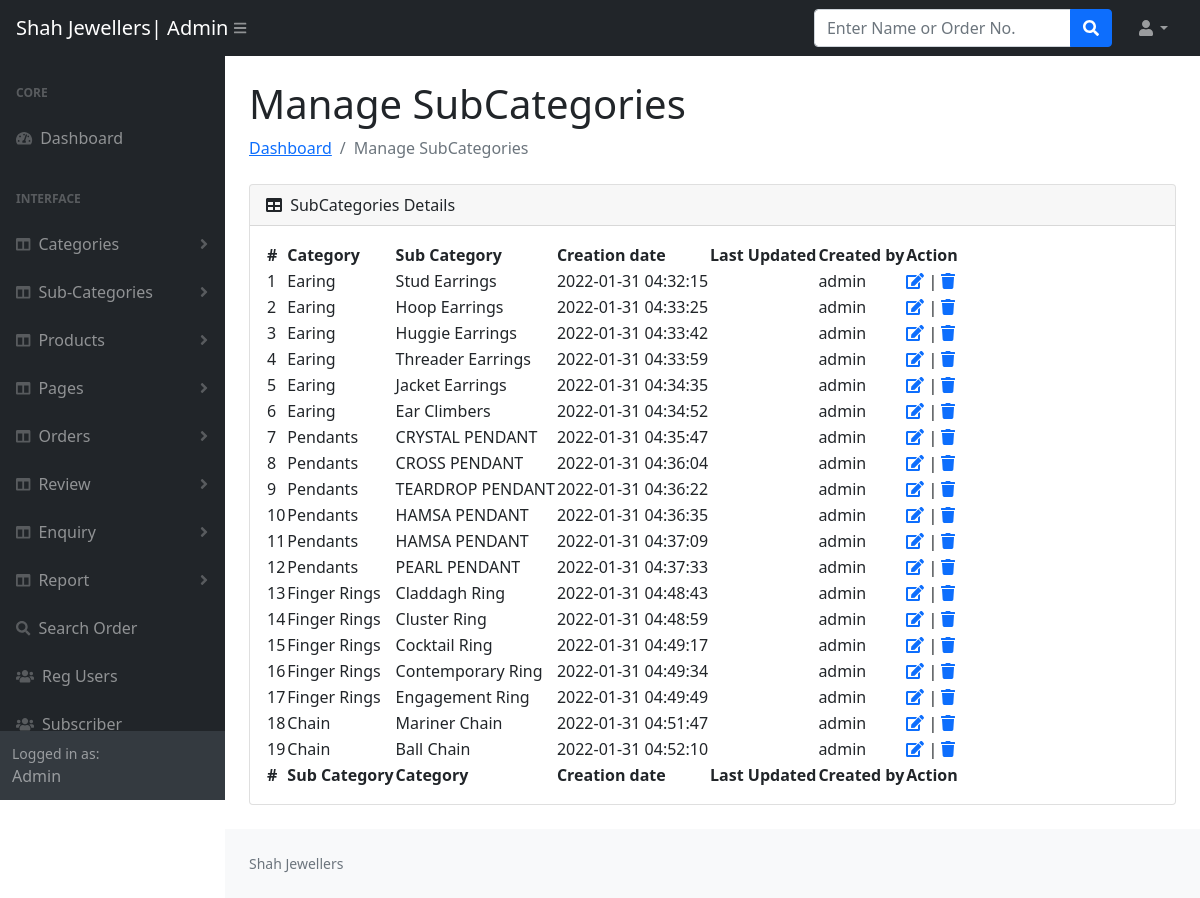
/jsms/admin/manage-subcategories.php (signed in), run on the app's committed database.
### tables this page shows
CREATE TABLE `subcategory` (
  `id` int(11) NOT NULL,
  `categoryid` int(11) DEFAULT NULL,
  `subcategoryName` varchar(255) DEFAULT NULL,
  `creationDate` timestamp NULL DEFAULT current_timestamp(),
  `updationDate` timestamp NULL DEFAULT NULL ON UPDATE current_timestamp(),
  `createdBy` int(11) DEFAULT NULL
);

CREATE TABLE `category` (
  `id` int(11) NOT NULL,
  `categoryName` varchar(255) DEFAULT NULL,
  `categoryDescription` longtext DEFAULT NULL,
  `creationDate` timestamp NOT NULL DEFAULT current_timestamp(),
  `updationDate` timestamp NULL DEFAULT NULL ON UPDATE current_timestamp(),
  `createdBy` int(11) DEFAULT NULL
);

### jsms/admin/manage-subcategories.php (the view, shortened to what this page needs)
<?php session_start();
include_once('includes/config.php');
if (strlen($_SESSION['aid']==0)) {
  header('location:logout.php');
  } else{
?>
<!DOCTYPE html>
<html lang="en">
    <head>
        <link href="https://cdn.jsdelivr.net/npm/simple-datatables@latest/dist/style.css" rel="stylesheet" />
        <link href="css/styles.css" rel="stylesheet" />
    </head>
    <body class="sb-nav-fixed">
 <?php include_once('includes/header.php');?>
        <div id="layoutSidenav">
       <?php include_once('includes/sidebar.php');?>
            <div id="layoutSidenav_content">
                <main>
                    <div class="container-fluid px-4">
                        <h1 class="mt-4">Manage SubCategories</h1>
                        <ol class="breadcrumb mb-4">
                            <li class="breadcrumb-item"><a href="dashboard.php">Dashboard</a></li>
                            <li class="breadcrumb-item active">Manage SubCategories</li>
                        </ol>
                        <div class="card mb-4">
                            <div class="card-header">
                                <i class="fas fa-table me-1"></i>
                               SubCategories Details
                            </div>
                            <div class="card-body">
                                <table id="datatablesSimple">
                                    <thead>
                                        <tr>
                                            <th>#</th>
                                            <th>Category</th>
                                            <th>Sub Category</th>
                                            <th>Creation date</th>
                                            <th>Last Updated</th>
                                            <th>Created by</th>
                                            <th>Action</th>
                                        </tr>
                                    </thead>
                                    <tfoot>
                                        <tr>
                                        <th>#</th>
                                            <th>Sub Category</th>
                                            <th>Category</th>
                                            <th>Creation date</th>
                                            <th>Last Updated</th>
                                            <th>Created by</th>
                                            <th>Action</th>
                                        </tr>
                                    </tfoot>
                                    <tbody>
<?php $query=mysqli_query($con,"select category.categoryName,subcategory.subcategoryName as subcatname,subcategory.creationDate,subcategory.updationDate,subcategory.id as subid,tbladmin.username from subcategory join category on subcategory.categoryid=category.id join tbladmin on tbladmin.id=subcategory.createdBy");
$cnt=1;
while($row=mysqli_fetch_array($query))
{
?>
                                <tr>
                                            <td><?php echo htmlentities($cnt);?></td>
                                            <td><?php echo htmlentities($row['categoryName']);?></td>
                                            <td><?php echo htmlentities($row['subcatname']);?></td>
                                            <td> <?php echo htmlentities($row['creationDate']);?></td>
                                            <td><?php echo htmlentities($row['updationDate']);?></td>
                                            <td><?php echo htmlentities($row['username']);?></td>
                                            <td>
                                            <a href="edit-subcategory.php?id=<?php echo $row['subid']?>"><i class="fas fa-edit"></i></a> |
                                            <a href="manage-subcategories.php?id=<?php echo $row['subid']?>&del=delete" onClick="return confirm('Are you sure you want to delete?')"><i class="fa fa-trash" aria-hidden="true"></i></a></td>
                                        </tr>
                                        <?php $cnt=$cnt+1; } ?>
                                    </tbody>
                                </table>
                            </div>
                        </div>
                    </div>
                </main>
<?php include_once('includes/footer.php');?>
            </div>
        </div>
    </body>
</html>
<?php } ?>

### data on the page
subcategory: categoryid.categoryName "Earing", subcategoryName "Stud Earrings", creationDate "2022-01-31 04:32:15", tbladmin.UserName "admin"
subcategory: categoryid.categoryName "Earing", subcategoryName "Hoop Earrings", creationDate "2022-01-31 04:33:25", tbladmin.UserName "admin"
subcategory: categoryid.categoryName "Earing", subcategoryName "Huggie Earrings", creationDate "2022-01-31 04:33:42", tbladmin.UserName "admin"
subcategory: categoryid.categoryName "Earing", subcategoryName "Threader Earrings", creationDate "2022-01-31 04:33:59", tbladmin.UserName "admin"
subcategory: categoryid.categoryName "Earing", subcategoryName "Jacket Earrings", creationDate "2022-01-31 04:34:35", tbladmin.UserName "admin"
subcategory: categoryid.categoryName "Earing", subcategoryName "Ear Climbers", creationDate "2022-01-31 04:34:52", tbladmin.UserName "admin"
subcategory: categoryid.categoryName "Pendants", subcategoryName "CRYSTAL PENDANT", creationDate "2022-01-31 04:35:47", tbladmin.UserName "admin"
subcategory: categoryid.categoryName "Pendants", subcategoryName "CROSS PENDANT", creationDate "2022-01-31 04:36:04", tbladmin.UserName "admin"
subcategory: categoryid.categoryName "Pendants", subcategoryName "TEARDROP PENDANT", creationDate "2022-01-31 04:36:22", tbladmin.UserName "admin"
subcategory: categoryid.categoryName "Pendants", subcategoryName "HAMSA PENDANT", creationDate "2022-01-31 04:36:35", tbladmin.UserName "admin"
subcategory: categoryid.categoryName "Pendants", subcategoryName "HAMSA PENDANT", creationDate "2022-01-31 04:37:09", tbladmin.UserName "admin"
subcategory: categoryid.categoryName "Pendants", subcategoryName "PEARL PENDANT", creationDate "2022-01-31 04:37:33", tbladmin.UserName "admin"
subcategory: categoryid.categoryName "Finger Rings", subcategoryName "Claddagh Ring", creationDate "2022-01-31 04:48:43", tbladmin.UserName "admin"
subcategory: categoryid.categoryName "Finger Rings", subcategoryName "Cluster Ring", creationDate "2022-01-31 04:48:59", tbladmin.UserName "admin"
subcategory: categoryid.categoryName "Finger Rings", subcategoryName "Cocktail Ring", creationDate "2022-01-31 04:49:17", tbladmin.UserName "admin"
subcategory: categoryid.categoryName "Finger Rings", subcategoryName "Contemporary Ring", creationDate "2022-01-31 04:49:34", tbladmin.UserName "admin"
subcategory: categoryid.categoryName "Finger Rings", subcategoryName "Engagement Ring", creationDate "2022-01-31 04:49:49", tbladmin.UserName "admin"
subcategory: categoryid.categoryName "Chain", subcategoryName "Mariner Chain", creationDate "2022-01-31 04:51:47", tbladmin.UserName "admin"
subcategory: categoryid.categoryName "Chain", subcategoryName "Ball Chain", creationDate "2022-01-31 04:52:10", tbladmin.UserName "admin"
